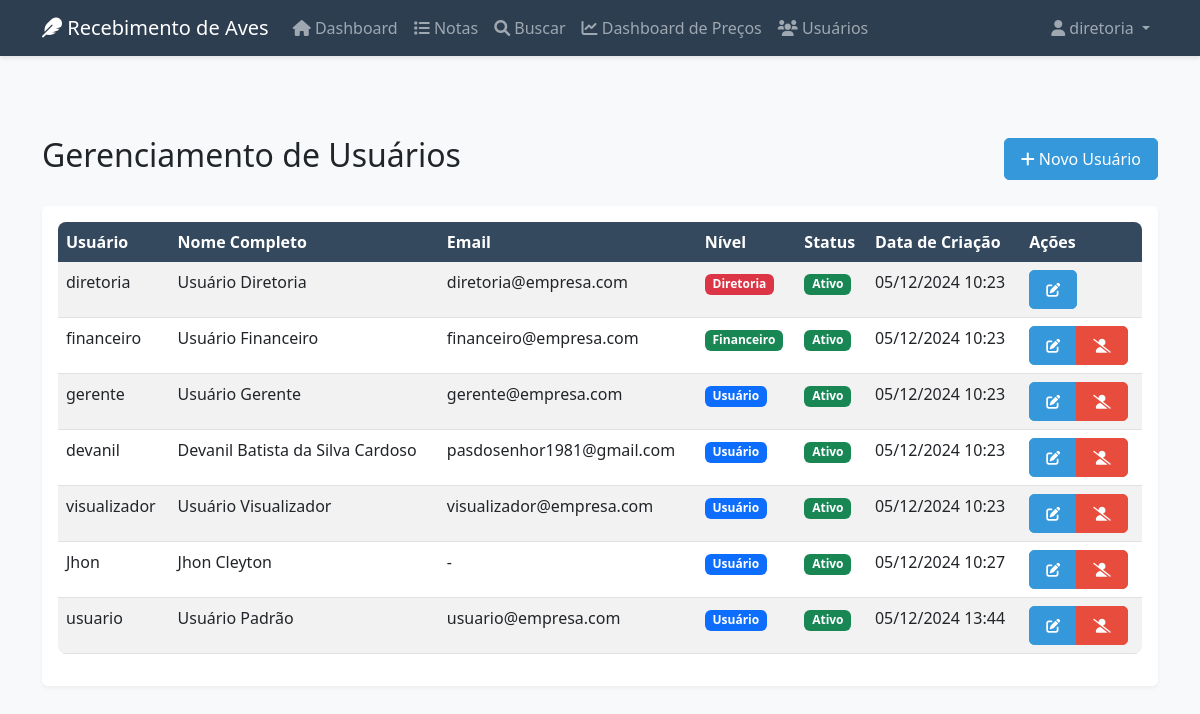
/usuarios (signed in), run on the app's committed database.
### app.py (models this page shows, shortened)
class User(UserMixin, db.Model):
    id = db.Column(db.Integer, primary_key=True)
    username = db.Column(db.String(80), unique=True, nullable=False)
    password_hash = db.Column(db.String(120), nullable=False)
    role = db.Column(db.String(20), nullable=False)  # 'diretoria', 'financeiro', 'usuario', 'visualizador', 'gerente'
    nome_completo = db.Column(db.String(100))
    email = db.Column(db.String(120))
    data_criacao = db.Column(db.DateTime, default=datetime.now)
    ativo = db.Column(db.Boolean, default=True)
    criado_por_id = db.Column(db.Integer, db.ForeignKey('user.id'))
    @property
    def is_diretoria(self):
        return self.role == 'diretoria'
    @property
    def is_financeiro(self):
        return self.role == 'financeiro'
    @property
    def is_gerente(self):
        return self.role == 'gerente'

### app.py (the view)
@app.route('/usuarios')
@login_required
def lista_usuarios():
    if not current_user.is_diretoria:
        flash('Acesso negado!', 'danger')
        return redirect(url_for('dashboard'))
    usuarios = User.query.all()
    return render_template('usuarios.html', usuarios=usuarios)

### app.py (called while the page is built)
@login_manager.user_loader
def load_user(user_id):
    return User.query.get(int(user_id))

### templates/usuarios.html (shortened to what this page needs)
{% extends "base.html" %}
{% block content %}
<div class="container mt-4">
    <div class="d-flex justify-content-between align-items-center mb-4">
        <h2>Gerenciamento de Usuários</h2>
        <a href="{{ url_for('novo_usuario') }}" class="btn btn-primary">
            <i class="fas fa-plus"></i> Novo Usuário
        </a>
    </div>
    <div class="card">
        <div class="card-body">
            <div class="table-responsive">
                <table class="table table-striped">
                    <thead>
                        <tr>
                            <th>Usuário</th>
                            <th>Nome Completo</th>
                            <th>Email</th>
                            <th>Nível</th>
                            <th>Status</th>
                            <th>Data de Criação</th>
                            <th>Ações</th>
                        </tr>
                    </thead>
                    <tbody>
                        {% for user in usuarios %}
                        <tr>
                            <td>{{ user.username }}</td>
                            <td>{{ user.nome_completo or '-' }}</td>
                            <td>{{ user.email or '-' }}</td>
                            <td>
                                {% if user.role == 'diretoria' %}
                                    <span class="badge bg-danger">Diretoria</span>
                                {% elif user.role == 'financeiro' %}
                                    <span class="badge bg-success">Financeiro</span>
                                {% else %}
                                    <span class="badge bg-primary">Usuário</span>
                                {% endif %}
                            </td>
                            <td>
                                {% if user.ativo %}
                                    <span class="badge bg-success">Ativo</span>
                                {% else %}
                                    <span class="badge bg-danger">Inativo</span>
                                {% endif %}
                            </td>
                            <td>{{ user.data_criacao.strftime('%d/%m/%Y %H:%M') }}</td>
                            <td>
                                <div class="btn-group">
                                    <a href="{{ url_for('editar_usuario', id=user.id) }}" class="btn btn-sm btn-primary">
                                        <i class="fas fa-edit"></i>
                                    </a>
                                    {% if user.id != current_user.id %}
                                    <a href="{{ url_for('desativar_usuario', id=user.id) }}"
                                       class="btn btn-sm btn-danger"
                                       onclick="return confirm('Tem certeza que deseja desativar este usuário?')">
                                        <i class="fas fa-user-slash"></i>
                                    </a>
                                    {% endif %}
                                </div>
                            </td>
                        </tr>
                        {% endfor %}
                    </tbody>
                </table>
            </div>
        </div>
    </div>
</div>
{% endblock %}

### templates/base.html (shortened to what this page needs)
<!DOCTYPE html>
<html lang="pt-br">
<head>
    <link href="https://cdn.jsdelivr.net/npm/bootstrap@5.3.0/dist/css/bootstrap.min.css" rel="stylesheet">
    <link href="https://cdnjs.cloudflare.com/ajax/libs/font-awesome/6.0.0/css/all.min.css" rel="stylesheet">
    <link href="{{ url_for('static', filename='css/style.css') }}" rel="stylesheet">
</head>
<body>
    {% if current_user.is_authenticated %}
    <nav class="navbar navbar-expand-lg navbar-dark bg-primary">
        <div class="container">
            <a class="navbar-brand" href="{{ url_for('dashboard') }}">
                <i class="fas fa-feather"></i> Recebimento de Aves
            </a>
            <div class="collapse navbar-collapse" id="navbarNav">
                <ul class="navbar-nav me-auto">
                    <li class="nav-item">
                        <a class="nav-link" href="{{ url_for('dashboard') }}">
                            <i class="fas fa-home"></i> Dashboard
                        </a>
                    </li>
                    <li class="nav-item">
                        <a class="nav-link" href="{{ url_for('lista_notas') }}">
                            <i class="fas fa-list"></i> Notas
                        </a>
                    </li>
                    <li class="nav-item">
                        <a class="nav-link" href="{{ url_for('buscar_notas') }}">
                            <i class="fas fa-search"></i> Buscar
                        </a>
                    </li>
                    <li class="nav-item">
                        <a class="nav-link" href="{{ url_for('dashboard_precos') }}">
                            <i class="fas fa-chart-line"></i> Dashboard de Preços
                        </a>
                    </li>
                    {% if current_user.role == 'diretoria' %}
                    <li class="nav-item">
                        <a class="nav-link" href="{{ url_for('lista_usuarios') }}">
                            <i class="fas fa-users"></i> Usuários
                        </a>
                    </li>
                    {% endif %}
                </ul>
                <ul class="navbar-nav">
                    <li class="nav-item dropdown">
                        <a class="nav-link dropdown-toggle" href="#" id="userDropdown" role="button"
                           data-bs-toggle="dropdown">
                            <i class="fas fa-user"></i> {{ current_user.username }}
                        </a>
                    </li>
                </ul>
            </div>
        </div>
    </nav>
    {% endif %}
    <main class="py-4">
        {% block content %}{% endblock %}
    </main>
</body>
</html>

### static/css/style.css (style rules this page uses)
body { background-color: #f8f9fa; min-height: 100vh; padding-bottom: 2rem; }
.card { box-shadow: 0 0.125rem 0.25rem rgba(0, 0, 0, 0.075); transition: transform 0.2s ease-in-out; }
.navbar { box-shadow: 0 2px 4px rgba(0, 0, 0, 0.1); margin-bottom: 2rem; }
.btn-primary { background-color: #0d6efd; border-color: #0d6efd; transition: all 0.2s ease-in-out; }

### templates/base.html (style rules this page uses)
:root { --primary-color: #2c3e50; --secondary-color: #34495e; --accent-color: #3498db; --success-color: #27ae60; --warning-color: #f1c40f; --danger-color: #e74c3c; }
body { background-color: #f8f9fa; }
.navbar { background-color: var(--primary-color) !important; box-shadow: 0 2px 4px rgba(0,0,0,0.1); }
.card { border: none; box-shadow: 0 2px 4px rgba(0,0,0,0.05); margin-bottom: 1.5rem; }
.btn { border-radius: 5px; padding: 0.5rem 1rem; font-weight: 500; transition: all 0.3s ease; }
.btn-primary { background-color: var(--accent-color); border-color: var(--accent-color); }
.btn-danger { background-color: var(--danger-color); border-color: var(--danger-color); }
.table { background: white; border-radius: 8px; overflow: hidden; }
.table thead th { background-color: var(--secondary-color); color: white; border: none; }

### data on the page
User: username "diretoria", nome_completo "Usuário Diretoria", email "diretoria@empresa.com", role "Diretoria", ativo "Ativo", data_criacao "05/12/2024 10:23"
User: username "financeiro", nome_completo "Usuário Financeiro", email "financeiro@empresa.com", role "Financeiro", ativo "Ativo", data_criacao "05/12/2024 10:23"
User: username "gerente", nome_completo "Usuário Gerente", email "gerente@empresa.com", role "Usuário", ativo "Ativo", data_criacao "05/12/2024 10:23"
User: username "devanil", nome_completo "Devanil Batista da Silva Cardoso", email "pasdosenhor1981@gmail.com", role "Usuário", ativo "Ativo", data_criacao "05/12/2024 10:23"
User: username "visualizador", nome_completo "Usuário Visualizador", email "visualizador@empresa.com", role "Usuário", ativo "Ativo", data_criacao "05/12/2024 10:23"
User: username "Jhon", nome_completo "Jhon Cleyton", email "-", role "Usuário", ativo "Ativo", data_criacao "05/12/2024 10:27"
User: username "usuario", nome_completo "Usuário Padrão", email "usuario@empresa.com", role "Usuário", ativo "Ativo", data_criacao "05/12/2024 13:44"
